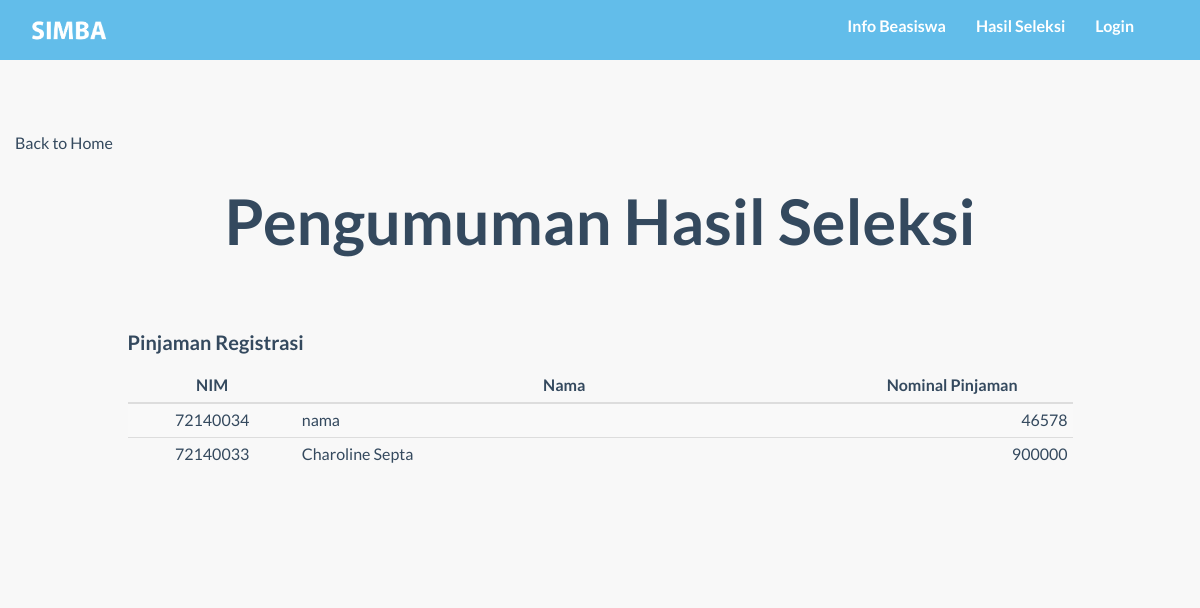
The app's page /detail_seleksi.php?id=P09, older data.
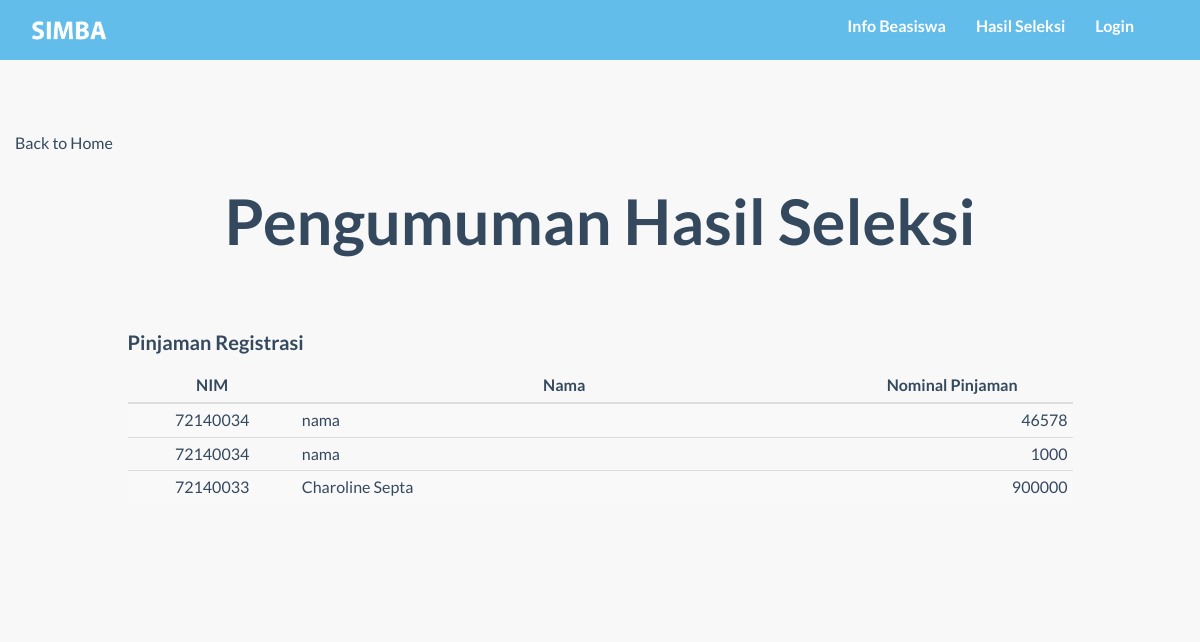
The same page, newer data.
### tables this page shows
CREATE TABLE `pendaftaran` (
  `kd_daftar` int(8) NOT NULL,
  `nim` char(8) NOT NULL,
  `kd_bsw` char(3) NOT NULL,
  `tgl_daftar` timestamp NOT NULL DEFAULT CURRENT_TIMESTAMP,
  `semester` char(9) NOT NULL,
  `thn_ajaran` char(8) NOT NULL,
  `nominal_pengajuan` int(11) NOT NULL,
  `nominal_disetujui` int(11) DEFAULT NULL,
  `sisa_pinjaman` int(11) DEFAULT NULL
);

CREATE TABLE `mahasiswa` (
  `NIM` char(8) NOT NULL,
  `kd_prodi` char(2) NOT NULL,
  `nama_mhs` varchar(99) NOT NULL,
  `gender` char(1) NOT NULL,
  `tgl_lahir` date NOT NULL,
  `email` varchar(99) NOT NULL,
  `alamat` varchar(999) NOT NULL,
  `kode_pos` char(5) NOT NULL,
  `no_telp` char(12) NOT NULL,
  `total_sks` int(11) NOT NULL
);

### detail_seleksi.php (the view, shortened to what this page needs)
<?php
include("function/koneksi.php");
?>
<html>
<head>
  <link href="css/bootstrap.min.css" rel="stylesheet">
  <link rel="stylesheet" href="https://maxcdn.bootstrapcdn.com/bootstrap/3.3.7/css/bootstrap.min.css">
  <link href="font-awesome/css/font-awesome.min.css" rel="stylesheet">
  <link href="css/general.css" rel="stylesheet">
  <link href="css/custom.css" rel="stylesheet">
  <link href="css/owl.carousel.css" rel="stylesheet">
  <link href="css/owl.theme.css" rel="stylesheet">
  <link href="css/style.css" rel="stylesheet">
  <link href="css/animate.css" rel="stylesheet">
  <link rel="stylesheet" href="css/magnific-popup.css">
</head>
<body class="content-section-a">
  <nav class="navbar-default" role="navigation" style="position: fixed; top: 0px;">
    <div class="container">
      <a class="" href="index.php">
        <img src="img/logo2.png" height="45px" style="margin-top:8px; margin-left:0" id="logo"/>
      </a>
      <div class="collapse navbar-collapse navbar-right navbar-ex1-collapse stuckMenu">
        <ul class="nav navbar-nav">
          <li class="menuItem"><a href="index.php#infoBeasiswa">Info Beasiswa </a></li>
          <li class="menuItem"><a href="index.php#hasilSeleksi">Hasil Seleksi </a></li>
          <?php
          if(isset($_SESSION['login_user'])){
            $username= $_SESSION['login_user'];
            echo'
            <li class="menuItem dropdown">
            <a class="dropdown-toggle" data-toggle="dropdown" href="#">'.$username.'<span class="caret"></span></a>
            <ul class="dropdown-menu">
            <li><a href="function/logout.php">Logout</a></li>
            </ul>
            </li>';
          } else {
            echo'<li class="menuItem"><a href="form_login.php">Login</a></li>';
          }
          ?>
        </ul>
      </div>
    </div>
  </nav>
  <div id="infoBeasiswa" class="content-section-a" style="border-top: 0; margin-top:-50;">
    <div class='container'>
      <div class="row">
        <a href="index.php#hasilSeleksi">Back to Home</a>
        <H2 class="text-center">Pengumuman Hasil Seleksi</H2>
        <br>
        <br>
        <div class="col-md-1"></div>
        <div class="col-md-10">
        <table class="table table-striped table-responsive table-condensed">
          <?php
            $kode_slk = $_GET['id'];
            $q0 = "SELECT * from beasiswa where kd_bsw='$kode_slk'";
            $squery = mysqli_query($koneksi,$q0);
            $row1 = mysqli_fetch_array($squery);
            echo'<h4>'.$row1['nama_bsw'].'</h4>';
          ?>
          <thead style="text-center">
            <tr>
              <th class="text-center"style="width:200">NIM</th>
              <th class="text-center"style="width:700">Nama</th>
              <th class="text-center"style="width:300">Nominal Pinjaman</th>
            </tr>
          </thead>
          <tbody>
            <?php
            $q1 = "SELECT * from pendaftaran natural join mahasiswa where nominal_disetujui is not null and kd_bsw='$kode_slk'";
            $squery = mysqli_query($koneksi,$q1);
            while($row = mysqli_fetch_array($squery))
            {
            echo '
            <tr>
              <td class="text-center">'.$row['nim'].'</td>
              <td>'.$row['nama_mhs'].'</td>
              <td class="text-right">'.$row['nominal_disetujui'].'</td>
            </tr>';
            }
            ?>
          </tbody>
        </table>
        </div>
      </div>
    </div>
  </div>
</body>
</html>

Row changes from the older to the newer data that the page shows:
now on this page (row edited): pendaftaran: nim "72140034", nim.nama_mhs "nama", nominal_disetujui "1000"
